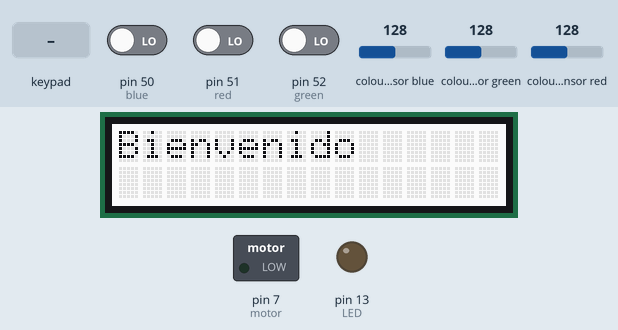
Simulated run of this sketch. Board: Arduino Mega 2560, built with avr-gcc and run on an emulated ATmega2560. Parts: 16×2 character LCD, switched loads named in the sketch (green lamp = pin HIGH), output pins drawn as LEDs (lit = HIGH). Wiring (inferred from the names in the program): TCS3200 colour sensor: output pin 10; S2 pin 12; S3 pin 11; S0 pin 8; S1 pin 9. Inputs (shaded band) come from the test bench; at power-on: pin 50 (blue) LOW, pin 51 (red) LOW, pin 52 (green) LOW, colour sensor blue 128, colour sensor green 128, colour sensor red 128. Pins used as bus, display or sensor lines are not drawn; what the sketch prints to the serial monitor is not drawn.

Above: at 0.1 s.
4.4 s: pin 50 (blue) driven HIGH
At 5.1 s:
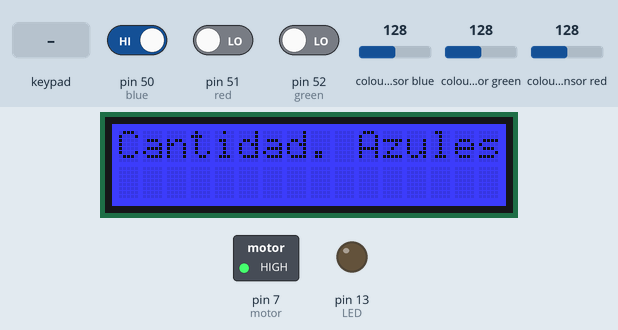
5.9 s: keypad keys 2 8 2 6 2 4 2 2 pressed 0.4 s apart
At 7.6 s:
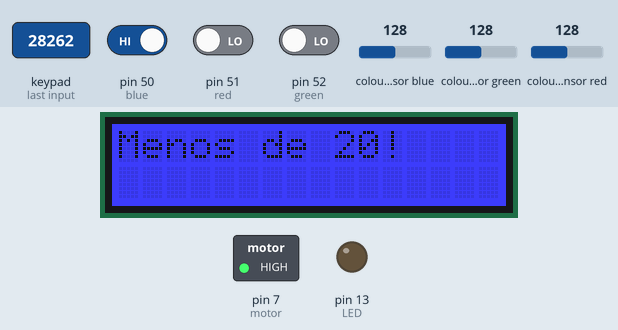
10.6 s: pin 50 (blue) driven LOW
13.6 s: pin 51 (red) driven HIGH
At 15.0 s:
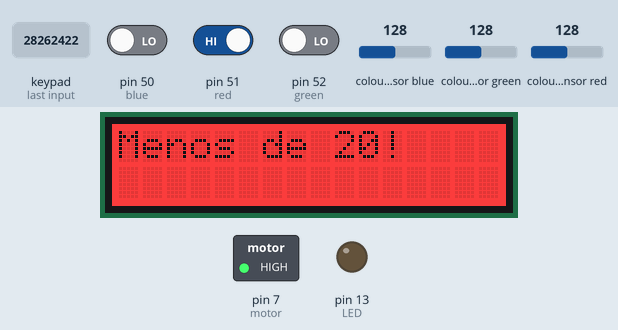
Timing chart, 0 to 17.1 s (numbered marks = the images above; inputs shaded):
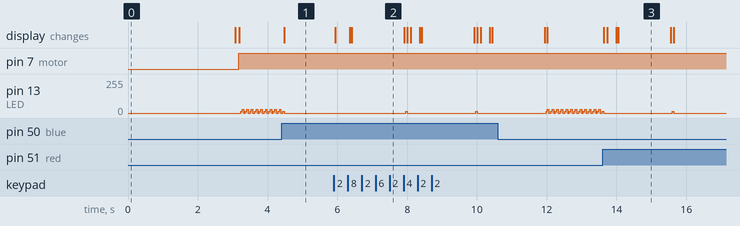

The sketch:

Proyecto.ino
```cpp
#include <Arduino.h>

int S0 = 8;//pinB
int S1 = 9;//pinA
int S2 = 12;//pinE
int S3 = 11;//pinF
int taosOutPin = 10;//pinC
int LED = 13;//pinD

#include <Keypad.h>
#include <Wire.h>
#include "rgb_lcd.h"

//Display
rgb_lcd lcd;
const int colorR = 255;
const int colorG = 255;
const int colorB = 255;
//Teclado
const byte filas =4;
const byte columnas=4;
int motor=7;

char teclado[filas][columnas]={
  {'1','4','7','*'},
  {'2','5','8','0'},
  {'3','6','9','#'},
  {'A','B','C','D'}
  };
byte filasPines[filas] = {28,26,24,22};
byte columnasPines[columnas ] = {36 ,34 ,32 ,30};
Keypad datos = Keypad(makeKeymap (teclado),filasPines,columnasPines,filas,columnas);

//botones
int blue=50;
int red=51;
int green=52;
int ResetInicio=0;
int azul;
int rojo;
int verde;
int x=0;
int a;
int b;
int c;
int d;
char car1;
char car2;
int cuentas;
int cazul;
int crojo;
int cverde;


void setup() {
pinMode(motor, OUTPUT);
pinMode(blue,INPUT);
pinMode(green, INPUT);
pinMode(red,INPUT);
lcd.begin(16, 2);
lcd.setRGB(colorR, colorG, colorB);
lcd.setCursor(0,0);
lcd.print("Bienvenido");
delay(3000);
lcd.clear();
TCS3200setup();
Serial.begin(115200);
Serial.print("\n\n\nready\n\n\n");
delay(100);
}

void loop() {
  digitalWrite(motor, HIGH);
  lcd.setCursor(0,0);
  lcd.print("Selec. Boton");

  azul=digitalRead(blue);
  rojo=digitalRead(red);
  verde=digitalRead(green);

  if (azul==HIGH){
    lcd.setRGB(0,0,255);
    lcd.clear();
    lcd.setCursor(0,0);
    lcd.print("Cantidad. Azules");
    Serial.println(x);
    cuenta();
    x=0;
    Serial.print("Cantidad de Azules:   ");
    Serial.println(cuentas);
    lcd.clear();
    cazul=cuentas;
  }
  if (rojo==HIGH){
    lcd.setRGB(255,0,0);
    lcd.clear();
    lcd.setCursor(0,0);
    lcd.print("Cantidad. Rojos");
    Serial.println(x);
    cuenta();
    x=0;
    Serial.print("Cantidad de Rojos:   ");
    Serial.println(cuentas);
    lcd.clear();
    crojo=cuentas;
  }
  if (verde==HIGH){
    lcd.setRGB(0,255,0);
    lcd.clear();
    lcd.setCursor(0,0);
    lcd.print("Cantidad. Verdes");
    Serial.println(x);
    cuenta();
    x=0;
    Serial.print("Cantidad de Verdes:   ");
    Serial.println(cuentas);
    lcd.clear();
    cverde=cuentas;
  }
  scolor();
}

void cuenta(){
  cuentas=0;
   while (x<2){
      char car=datos.getKey();
      if (car){
        switch (car){
          case 'A':
            lcd.clear();
            lcd.setCursor(0,0);
            lcd.print("No Se Aceptan");
            lcd.setCursor(0,1);
            lcd.print("Letras!");
            x=3;
            delay(1000);
            break;
          case 'B':
            lcd.clear();
            lcd.setCursor(0,0);
            lcd.print("No Se Aceptan");
            lcd.setCursor(0,1);
            lcd.print("Letras!");
            delay(1000);
            x=3;
            break;
          case 'C':
            lcd.clear();
            lcd.setCursor(0,0);
            lcd.print("No Se Aceptan");
            lcd.setCursor(0,1);
            lcd.print("Letras!");
            delay(1000);
            x=3;
            break;
          case 'D':
            lcd.clear();
            lcd.setCursor(0,0);
            lcd.print("No Se Aceptan");
            lcd.setCursor(0,1);
            lcd.print("Letras!");
            x=3;
            delay(1000);
            break;
          case '*':
            lcd.clear();
            lcd.setCursor(0,0);
            lcd.print("No Se Aceptan");
            lcd.setCursor(0,1);
            lcd.print("Letras!");
            delay(1000);
            break;
          case '#':
            lcd.clear();
            lcd.setCursor(0,0);
            lcd.print("No Se Aceptan");
            lcd.setCursor(0,1);
            lcd.print("Letras!");
            x=3;
            delay(1000);
            break;
          default:
            lcd.setCursor(x,1);
            lcd.print(car);
            if (x==0){
              car1=car;
              a=car;
              b=car-48;
            }
            if (x==1){
              car2=car;
              c=car;
              d=car-48;
              cuentas=(b*10)+d;
            }
            x++;
            break;
        }
      }
      delay(50);
    }
    if (cuentas<=20){
      while(x==2){
        lcd.setCursor(0,0);
        lcd.print("Seguro?         ");
        lcd.setCursor(0,1);
        lcd.print(car1);
        lcd.setCursor(1,1);
        lcd.print(car2);
        char cara=datos.getKey();
        if (cara){
          if (cara=='A'){
            Serial.println("cont");
            lcd.clear();
            lcd.setCursor(0,0);
            //lcd.print("Continuara...");
            //delay(3000);
            x=0;
          }
          else if (cara=='D'){
            Serial.println("reinicio");
            lcd.clear();
            lcd.setCursor(0,0);
            lcd.print("Reiniciando");
            x=3;
            delay(1500);
          }
          else{
            Serial.println("fallo");
            lcd.clear();
            lcd.setCursor(0,0);
            lcd.print("Intenta de Nuevo!!");
            delay(1500);
          }
        }
      }
  }
  else {
    Serial.println("Muy Grande");
    lcd.clear();
    lcd.setCursor(0,0);
    lcd.print("Menos de 20!");
    cuentas=0;
    delay(1500);
  }
}

int detectColor(int taosOutPin){

float white = colorRead(taosOutPin,0,1);
float reds = colorRead(taosOutPin,1,1);
float blues = colorRead(taosOutPin,2,1);
float greens = colorRead(taosOutPin,3,1);

//Serial.print("white ");
//Serial.println(white);

Serial.print("red ");
Serial.println(red);

Serial.print("blue ");
Serial.println(blue);

Serial.print("green ");
Serial.println(green);

}

float colorRead(int taosOutPin, int color, boolean LEDstate){
  taosMode(1);

  int sensorDelay = 1;
  if(color == 0){//white
    digitalWrite(S3, LOW); //S3
    digitalWrite(S2, HIGH); //S2
  }

  else if(color == 1){//red
    digitalWrite(S3, LOW); //S3
    digitalWrite(S2, LOW); //S2
  }

  else if(color == 2){//blue
    digitalWrite(S3, HIGH); //S3
    digitalWrite(S2, LOW); //S2
  }

  else if(color == 3){//green
    digitalWrite(S3, HIGH); //S3
    digitalWrite(S2, HIGH); //S2
  }


  float readPulse;


  if(LEDstate == 0){
      digitalWrite(LED, LOW);
  }

  if(LEDstate == 1){
      digitalWrite(LED, HIGH);
  }

  delay(sensorDelay);
  readPulse = pulseIn(taosOutPin, LOW, 80000);

  if(readPulse < .1){
    readPulse = 80000;
  }

  taosMode(0);
  return readPulse;
}

void taosMode(int mode){

    if(mode == 0){
      digitalWrite(LED, LOW);
      digitalWrite(S0, LOW); //S0
      digitalWrite(S1, LOW); //S1
    }

    else if(mode == 1){
      digitalWrite(S0, HIGH); //S0
      digitalWrite(S1, HIGH); //S1
    }

    else if(mode == 2){
      digitalWrite(S0, HIGH); //S0
      digitalWrite(S1, LOW); //S1
    }

    else if(mode == 3){
      digitalWrite(S0, LOW); //S0
      digitalWrite(S1, HIGH); //S1
    }

    return;

}

void TCS3200setup(){

    pinMode(LED,OUTPUT); //LED pinD
    pinMode(S2,OUTPUT); //S2 pinE
    pinMode(S3,OUTPUT); //s3 pinF
    pinMode(taosOutPin, INPUT); //taosOutPin pinC
    pinMode(S0,OUTPUT); //S0 pinB
    pinMode(S1,OUTPUT); //S1 pinA

    return;

}
void scolor(){
  detectColor(taosOutPin);
  Serial.print("\n\n\n");
  delay(50);
}
```

Measured:
- after the input at 4.4 s, the display: changes after 0.08 s (image 1)
- after the input at 5.9 s, pin 13 (LED): alternates 14/255 for 0.04 s and 0/255 for 2.0 s, starting after 2.1 s; the display: first changes at once (image 2 shows a later state)
- after the input at 13.6 s, the display: first changes at once (image 3 shows a later state)
- what the display in image 3 shows lasts 1.5 s, from 14.1 s to 15.6 s
